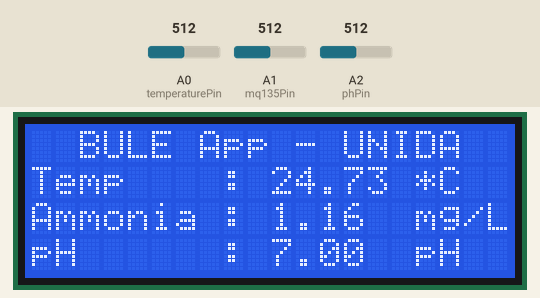
Bench run of a sketch on a simulated Arduino Uno, built with avr-gcc and run on an emulated ATmega328P. On the bench: 20×4 character LCD. The test bench sets the inputs (shaded band); at power-on: A0 (temperaturePin) = 512, A1 (mq135Pin) = 512, A2 (phPin) = 512. What the sketch prints to the serial monitor is not drawn.

Above: at 5.6 s.
5.7 s: A0 (temperaturePin) set to 716
At 11.1 s:
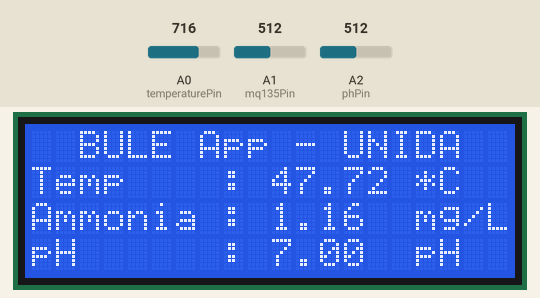
13.1 s: A1 (mq135Pin) set to 716
At 16.1 s:
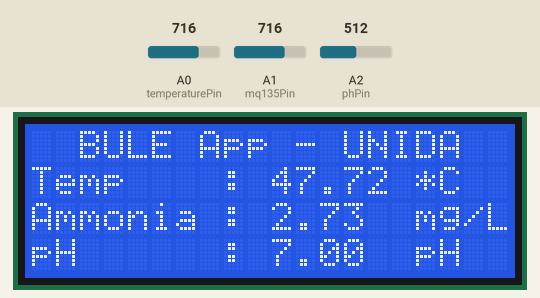
20.5 s: A2 (phPin) set to 716
At 26.1 s:
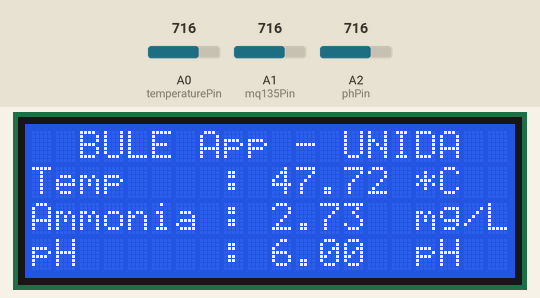
27.9 s: A0 (temperaturePin) set to 900
At 31.1 s:
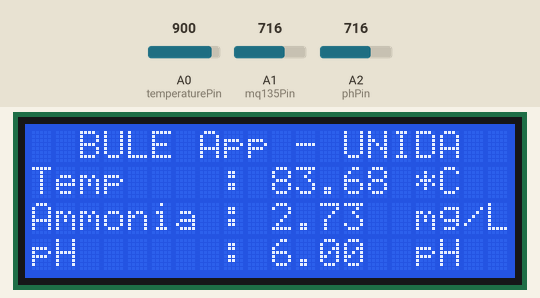
35.3 s: A1 (mq135Pin) set to 900
At 41.1 s:
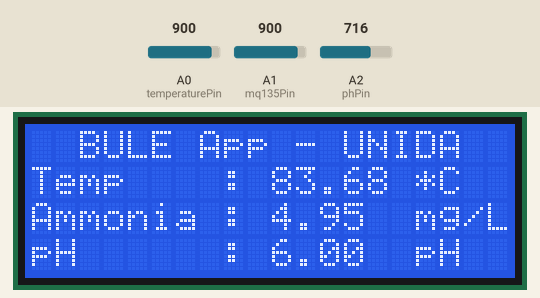
42.7 s: A2 (phPin) set to 900
At 46.2 s:
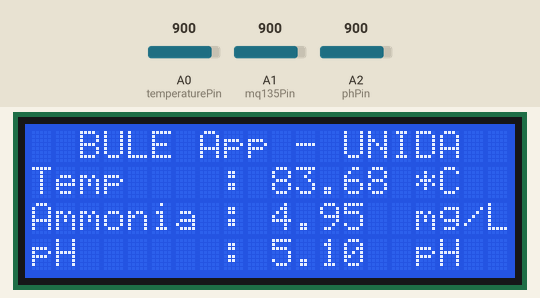
Timing chart, 0 to 47.7 s (numbered marks = the images above; inputs shaded):
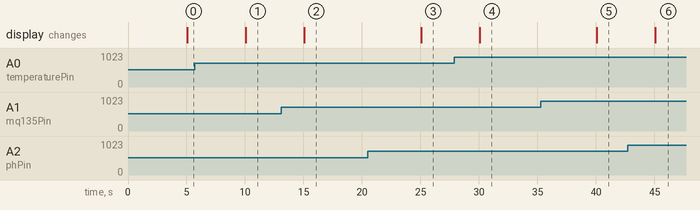

The sketch:

nano_pale.ino
```cpp
#include <Wire.h>
#include <LiquidCrystal_I2C.h>

LiquidCrystal_I2C lcd(0x27, 20, 4);

const int mq135Pin = A1; // Menggunakan pin A1 untuk sensor MQ135
const int phPin    = A2; // Menggunakan pin A2 untuk sensor pH
const int temperaturePin  = A0; // Menggunakan pin A3 untuk sensor Temperature NTC Thermistor 10 K

unsigned long previousMillis = 0;
const long interval = 5000; // interval pembacaan sensor setiap 5 detik

void setup() {
  Serial.begin(115200);
  lcd.begin();
  lcd.backlight();
}

void loop() {
  unsigned long currentMillis = millis();

  if (currentMillis - previousMillis >= interval) {
    previousMillis = currentMillis;

    float temperature = getTemperature(temperaturePin, 'C');
    float ammonia = bacaAmmonia(mq135Pin);
    float phValue = bacaPh(phPin);

    Serial.print("T");
    Serial.println(temperature);
    Serial.print("A");
    Serial.println(ammonia);
    Serial.print("P");
    Serial.println(phValue);

    updateLCD(temperature, ammonia, phValue);
  }
}

float getTemperature(uint8_t pin, char unit) {
  const float R1 = 10000;
  const float c1 = 1.009249522e-03, c2 = 2.378405444e-04, c3 = 2.019202697e-07;
  int adc = analogRead(pin);
  float R2 = R1 * (1023.0 / (float)adc - 1.0);
  float logR2 = log(R2);
  float T = (1.0 / (c1 + c2 * logR2 + c3 * logR2 * logR2 * logR2));
  float Tc = T - 273.15;
  float Tf = (Tc * 9.0) / 5.0 + 32.0;
  if (unit == 'K') return T;
  else if (unit == 'F') return Tf;
  else return Tc;
}

float bacaAmmonia(int pin) {
  float VRL = analogRead(pin) * (3.3 / 10230);
  float RS = (3.3 / VRL - 1) * 10;
  float Ro = 28;
  float ratio = RS / Ro;
  float ppm = pow(10, ((log10(ratio) - 0.858) / -0.417));
  return ppm;
}

float bacaPh(int pin) {
  int adcPH = analogRead(pin);
  float voltage = adcPH * (5.0 / 1023.0);
  float pHValue = 7.0 - (voltage - 2.5);
  pHValue = constrain(pHValue, 0.0, 14.0);
  return pHValue;
}

void updateLCD(float temperature, float ammonia, float phValue) {
  lcd.clear();
  lcd.setCursor(0, 0);
  lcd.print("  BULE App - UNIDA  ");

  lcd.setCursor(0, 1);
  lcd.print("Temp    : ");
  lcd.print(temperature);
  lcd.setCursor(15, 1);
  lcd.print(" *C");

  lcd.setCursor(0, 2);
  lcd.print("Ammonia : ");
  lcd.print(ammonia);
  lcd.setCursor(15, 2);
  lcd.print(" mg/L");

  lcd.setCursor(0, 3);
  lcd.print("pH      : ");
  lcd.print(phValue);
  lcd.setCursor(15, 3);
  lcd.print(" pH");
}
```

Measured:
- after the input at 5.7 s, the display: changes after 4.4 s (image 1)
- after the input at 13.1 s, the display: changes after 2.0 s (image 2)
- after the input at 20.5 s, the display: changes after 4.6 s (image 3)
- after the input at 27.9 s, the display: changes after 2.2 s (image 4)
- after the input at 35.3 s, the display: changes after 4.8 s (image 5)
- after the input at 42.7 s, the display: changes after 2.4 s (image 6)
